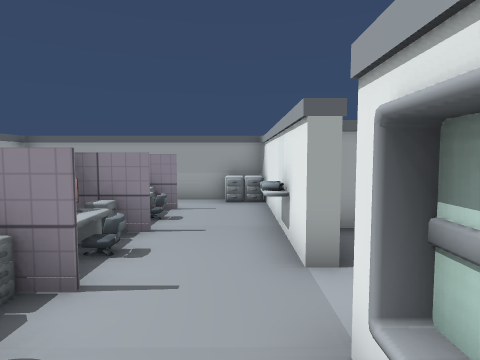
View 1 (above)

16 first-person views from a walk through a scene from a Unity 3-D project. The camera is 1.3 m above the floor, tilts 4° down and sees 75° across. The floor is counted in squares, 1 m on a side. Each view is taken from the middle of a square. On the plan, view 1 faces up. The plan holds only what a view shows up to about 14 squares ahead; the rest is blank. The place goes on beyond the plan. The player character is not drawn. Some animated figures are left out. Some surface patterns are stand-ins.

View 2
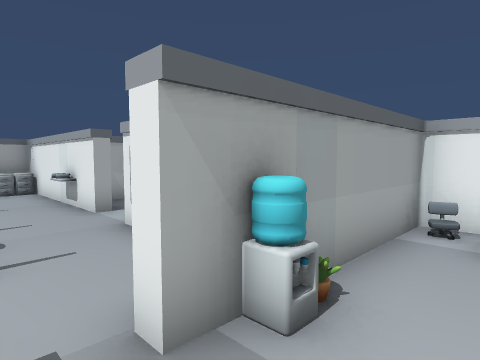

View 3
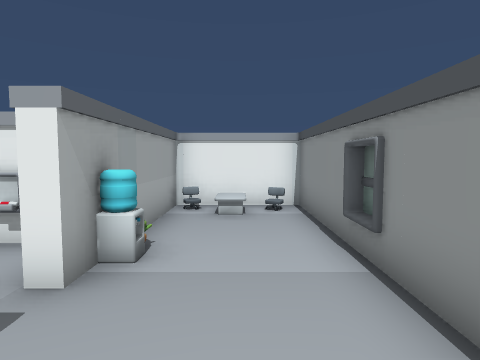

View 4
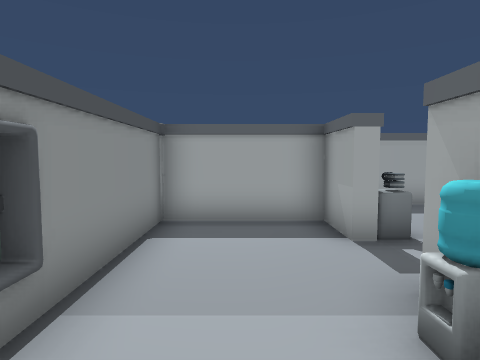

View 5
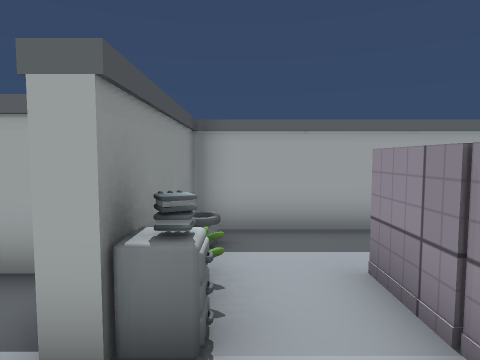

View 6
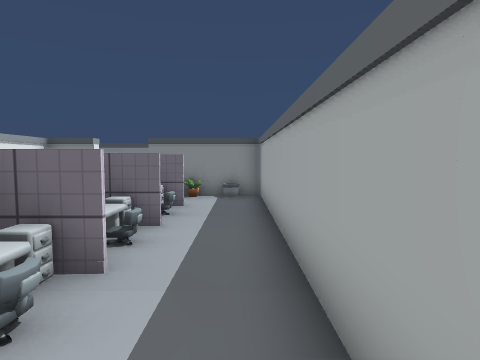

View 7
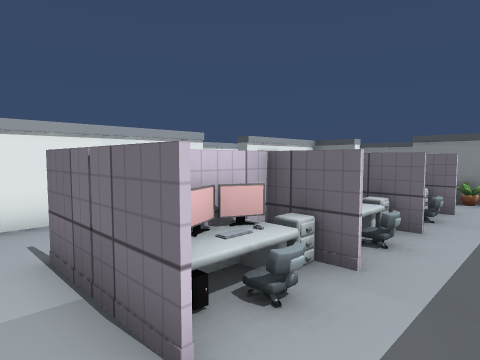

View 8
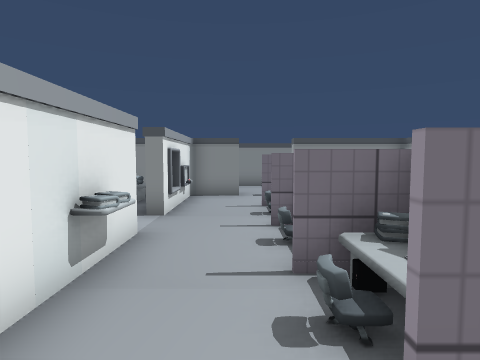

View 9
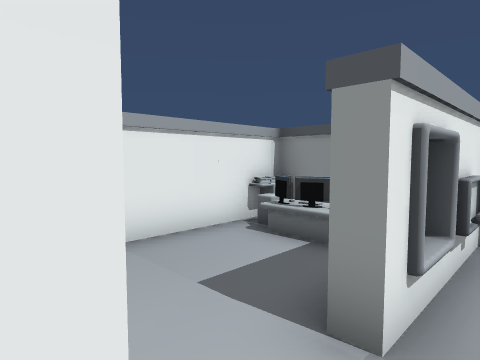

View 10
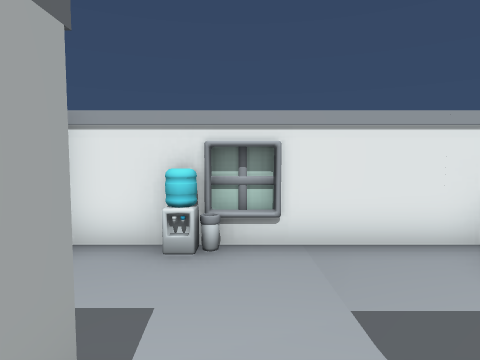

View 11
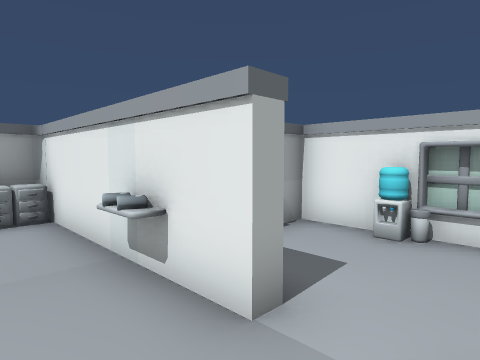

View 12
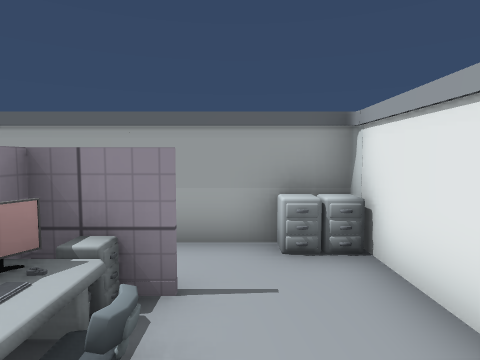

View 13
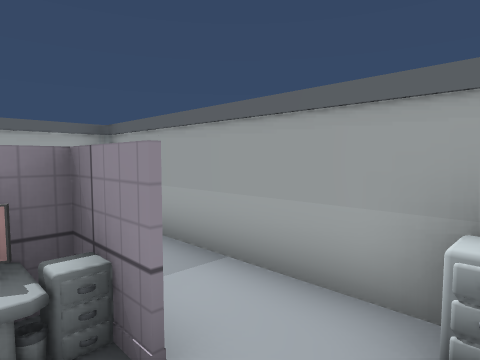

View 14
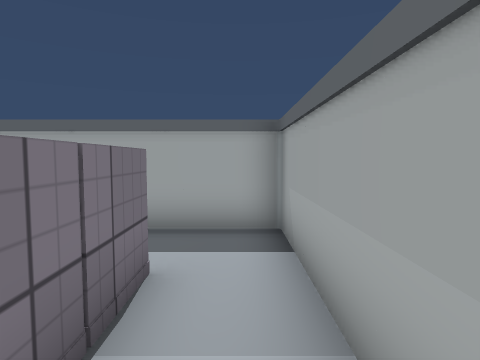

View 15
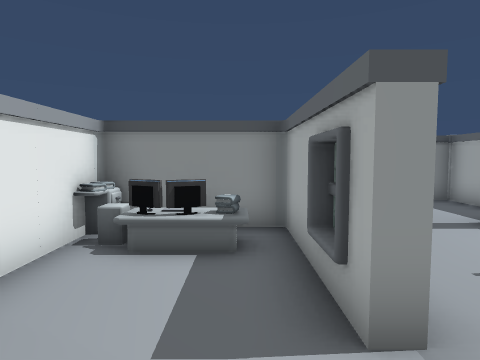

View 16
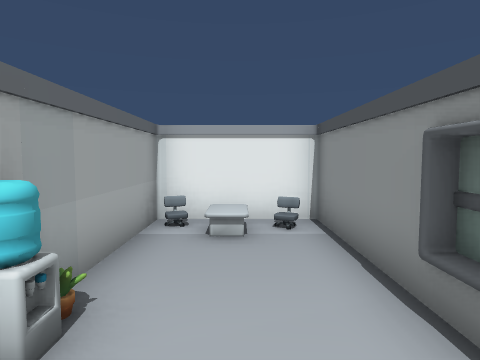

### Floor plan
Ten units are one square. View 1 is at (0, 0); x grows to the right and y downward. Boxes are objects, and circles mark ways between rooms. Rooms are numbered by the first view taken in them; rooms with no view inside come last. Other rooms are left out.
<svg viewBox="-72 -103 125 166">
<path fill="none" stroke="#000" d="M6 -6 6 -15M8 -5 8 -20 11 -20 11 -5M-30 -5 -35 -5M12 -36 8 -36 8 -46M15 18 46 18 46 -58 18 -58M8 -64 8 -98 -45 -98M48 -24 48 -35M-24 -79 -30 -79M-45 -80 -24 -80M-5 55 7 57M-5 56 6 54M1 58 6 58M-67 -86 -67 18 -28 18 -28 22 -45 22 -45 56 46 56 46 22 -10 22 -10 18 5 18M-24 -55 -29 -55M-36 -55 -25 -55M-45 -98 -67 -98 -67 -86"/>
<rect x="-45" y="15" width="10" height="10" fill="#bbb"><title>vase</title></rect>
<rect x="-45" y="-15" width="10" height="10" fill="#bbb"><title>other object</title></rect>
<rect x="-45" y="-35" width="10" height="10" fill="#bbb"><title>cabinet</title></rect>
<rect x="-45" y="-65" width="10" height="10" fill="#bbb"><title>cabinet</title></rect>
<rect x="-35" y="5" width="10" height="10" fill="#bbb"><title>cabinet</title></rect>
<rect x="-35" y="-5" width="10" height="10" fill="#bbb"><title>other object</title></rect>
<rect x="-35" y="-75" width="10" height="10" fill="#bbb"><title>monitor</title></rect>
<rect x="-25" y="5" width="10" height="10" fill="#bbb"><title>other object</title></rect>
<rect x="-25" y="-35" width="10" height="10" fill="#bbb"><title>cabinet</title></rect>
<rect x="-25" y="-55" width="10" height="10" fill="#bbb"><title>cabinet</title></rect>
<rect x="-25" y="-85" width="10" height="10" fill="#bbb"><title>cabinet</title></rect>
<rect x="-5" y="25" width="10" height="10" fill="#bbb"><title>other object</title></rect>
<rect x="-5" y="-55" width="10" height="10" fill="#bbb"><title>shelf</title></rect>
<rect x="-5" y="-95" width="10" height="10" fill="#bbb"><title>cabinet</title></rect>
<rect x="5" y="15" width="10" height="10" fill="#bbb"><title>vase</title></rect>
<rect x="5" y="5" width="10" height="10" fill="#bbb"><title>other object</title></rect>
<rect x="5" y="-5" width="10" height="10" fill="#bbb"><title>other object</title></rect>
<rect x="5" y="-55" width="10" height="10" fill="#bbb"><title>books</title></rect>
<rect x="5" y="-65" width="10" height="10" fill="#bbb"><title>books</title></rect>
<rect x="35" y="25" width="10" height="10" fill="#bbb"><title>chair</title></rect>
<rect x="35" y="15" width="10" height="10" fill="#bbb"><title>cabinet</title></rect>
<rect x="35" y="5" width="10" height="10" fill="#bbb"><title>other object</title></rect>
<rect x="35" y="-5" width="10" height="10" fill="#bbb"><title>cabinet</title></rect>
<rect x="35" y="-45" width="10" height="10" fill="#bbb"><title>other object</title></rect>
<circle cx="-35" cy="-90" r="3" fill="#2a7"/>
<circle cx="-55" cy="-80" r="3" fill="#2a7"/>
<text x="-10" y="-20">1</text>
<text x="-60" y="-90">2</text>
</svg>
Room 1 opens to room 2.

Where each view was taken, in squares from view 1:
view 1: 0 up, 0 right, facing up
view 2: 4 down, 2 left, facing up-right
view 3: 4 down, 4 left, facing right
view 4: 4 down, 2 right, facing left
view 5: 1 down, 1 left, facing left
view 6: 9 up, 6 left, facing down
view 7: 9 up, 6 left, facing down-right
view 8: 9 up, 1 left, facing down
view 9: 4 up, 0 right, facing down-right
view 10: 3 up, 0 right, facing right
view 11: 2 up, 1 left, facing up-right
view 12: 5 up, 1 left, facing up
view 13: 7 up, 0 right, facing up-left
view 14: 9 up, 1 left, facing left
view 15: 4 up, 2 right, facing down
view 16: 4 down, 2 left, facing right
